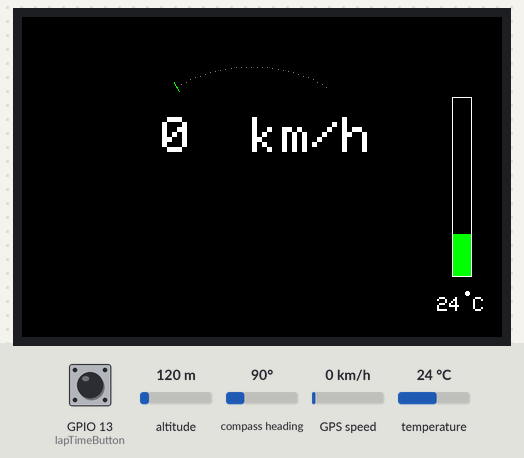
Bench run of a program on a simulated ESP32. On the bench: 480×320 colour display. Inputs (shaded band) come from the test bench; at power-on: GPIO 13 (lapTimeButton) HIGH, GPS speed 0 km/h, altitude 120 m, compass heading 90°, temperature 24 °C. The GPS gets a fix after 3 s at 37.7749, -122.4194 with 8 satellites.

Above: at 2.5 s.
2.6 s: GPIO 13 (lapTimeButton) pulled LOW for 0.15 s
At 6.4 s:
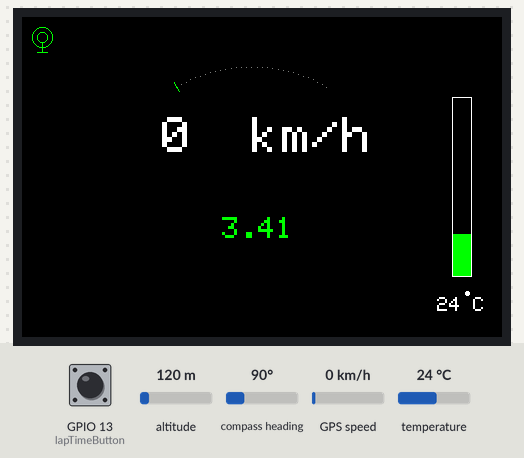
6.5 s: GPIO 13 (lapTimeButton) pulled LOW for 1 s
At 9.8 s:
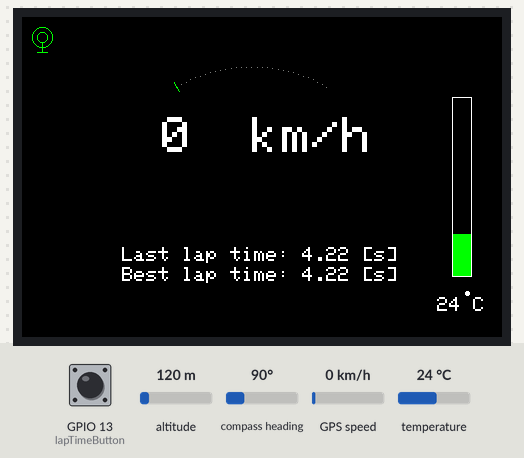
13.2 s: GPS speed set to 2 km/h
At 15.8 s:
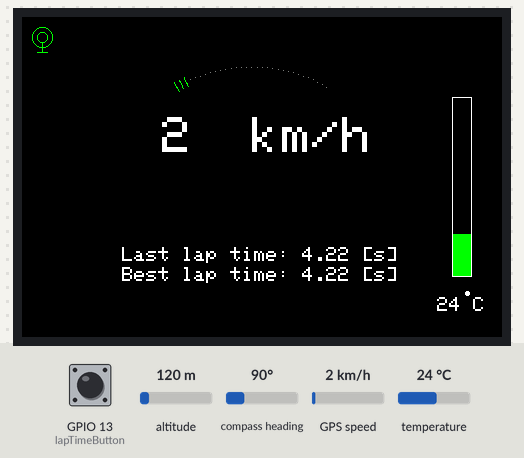
16.5 s: GPIO 13 (lapTimeButton) pulled LOW for 0.15 s
At 17.3 s:
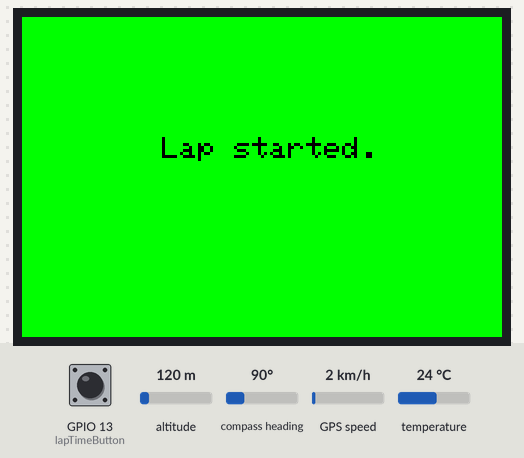
18.2 s: altitude set to 20 m
At 23.05 s:
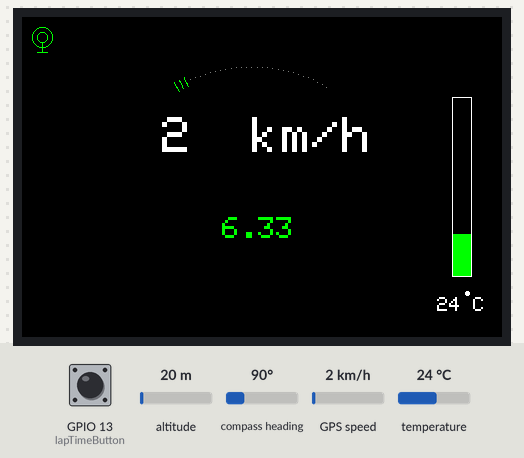
23.9 s: GPIO 13 (lapTimeButton) pulled LOW for 3.2 s
At 27.3 s:
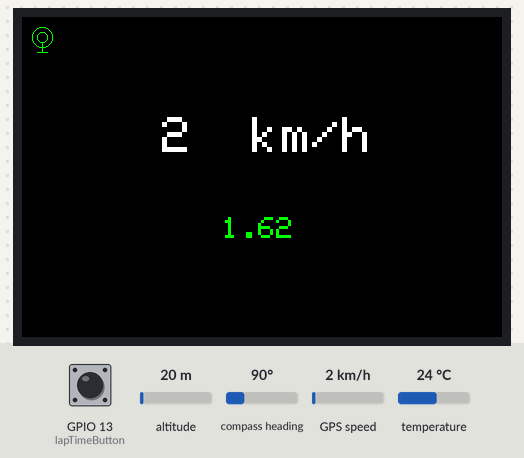
Timing chart, 0 to 28.7 s (numbered marks = the images above; inputs shaded):
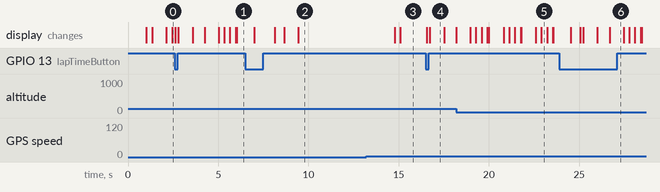

Measured:
- after the input at 2.6 s, the display: first changes at once (image 1 shows a later state)
- after the input at 6.5 s, the display: first changes after 0.50 s (image 2 shows a later state)
- after the input at 13.2 s, the display: first changes after 1.6 s (image 3 shows a later state)
- after the input at 16.5 s, the display: first changes after 0.05 s (image 4 shows a later state)
- after the input at 23.9 s, the display: first changes after 0.63 s (image 6 shows a later state)
- what the display in image 4 shows lasts 0.8 s, from 16.7 s to 17.5 s

The program:

main.cpp
```cpp
#include <Arduino.h>
#include <TFT_eSPI.h>
#include <TinyGPS++.h>
#include <OneWire.h>
#include <DallasTemperature.h>
#include <stdio.h>
#include <string.h>

//pin definition
#define lapTimeButton 13
#define measureVoltage 34
#define oneWireTemp 32

//object definition
TinyGPSPlus gps;
HardwareSerial ss(2);
TFT_eSPI tft = TFT_eSPI();
OneWire oneWire(oneWireTemp);
DallasTemperature sensors(&oneWire);

//variables definition
int startLapTime = 0;
int endLapTime = 0;
int voltageADC = 0;
int percent = 0;
int filteredPercent = 100;
int temp = 0;
float batteryVoltage = 0;
float lapTime = 0;
float bestLap = 111111111;
bool stateOfLap = false;
static unsigned long lastUpdate = 0;

//functions definition
void mainDisplay();
void lapTimeMeasure();
void printAlert(String alert, float time, int x, int y);
int voltageCalculate();
void lapTimeShow();
int getSpeed();
void engineTemp();
void speedHud(int speed);
void gpsIcon();
void voltageShow();

void setup()
{
    pinMode(lapTimeButton, INPUT_PULLUP);
    Serial.begin(9600);
    delay(1000);

    ss.begin(9600, SERIAL_8N1, 16, 17);

    sensors.begin();

    tft.init();
    tft.setRotation(3);
    tft.fillScreen(TFT_BLACK);
    tft.setTextColor(TFT_WHITE, TFT_BLACK);
    tft.setTextSize(2);
}

void loop() {
    int stateOfButton = !digitalRead(lapTimeButton);
    if(stateOfButton == 1){
        lapTimeMeasure();
        delay(500);
    }
    mainDisplay();
}

//main display function
void mainDisplay(){
    if(stateOfLap){
        lapTimeShow();
    }
    tft.setCursor(140, 100);
    tft.setTextSize(5);
    tft.print(getSpeed());
    tft.setCursor(230, 100);
    tft.print("km/h");
    //voltageShow();
    gpsIcon();
    engineTemp();
    speedHud(getSpeed());
}

void lapTimeMeasure(){
    // first press of button starts lap timer
    if(!stateOfLap){
        startLapTime = millis();
        stateOfLap = true;
        printAlert("Lap started.", 0, 140, 120);
    }
    //second press stops lap timer
    else if (stateOfLap)
    {
        endLapTime = millis();
        stateOfLap = false;
        lapTime = endLapTime - startLapTime;
        lapTime /= 1000;
        if(lapTime < bestLap){
            bestLap = lapTime;
            printAlert("New best lap: ", bestLap, 50, 120);
        }
        tft.fillScreen(TFT_BLACK);
        tft.setTextSize(2);
        tft.setTextColor(TFT_WHITE, TFT_BLACK);
        tft.setCursor(100, 230);
        tft.print("Last lap time: ");
        tft.print(lapTime);
        tft.println(" [s]");
        tft.setCursor(100, 250);
        tft.print("Best lap time: ");
        tft.print(bestLap);
        tft.println(" [s]");
    }
}

//screen for alert
void printAlert(String alert, float time, int x, int y){
    tft.setCursor(x, y);
    tft.setTextSize(3);
    tft.fillScreen(TFT_GREEN);
    tft.setTextColor(TFT_BLACK, TFT_GREEN);
    tft.print(alert);
    if(time > 0){
        tft.print(time);
        tft.println(" [s]");
    }
    delay(800);
    tft.setTextSize(2);
    tft.fillScreen(TFT_BLACK);
    tft.setTextColor(TFT_WHITE, TFT_BLACK);
}

//function for calculate SoC (State of Charge)
int voltageCalculate(){
    voltageADC = analogRead(measureVoltage);
    batteryVoltage = 21 * voltageADC * (3.3 / 4095);

    //voltage to SoC convert
    if(batteryVoltage >= 51){
        percent = 85 + (batteryVoltage - 51) * (15 / (54.6 - 51));
    } else if(batteryVoltage >= 45){
        percent = 15 + (batteryVoltage - 45) * (70 / (51 - 45));
    } else if(batteryVoltage >= 42){
        percent = (batteryVoltage - 42) * (15 / (45 - 42));
    } else {
        percent = 0;
    }

    filteredPercent = 0.9 * filteredPercent + 0.1 * percent;

    if(filteredPercent > 100)
        filteredPercent = 100;
    if(filteredPercent < 0)
        percent = 0;

    return filteredPercent;
}

//function which shows SoC
void voltageShow(){
    tft.setCursor(400, 10);
    tft.setTextSize(2);
    tft.print(voltageCalculate());
    tft.print(" %");
}

//function which shows lap time
void lapTimeShow(){
    float liveLapTime = millis() - startLapTime;
    //lap time convert from milliseconds to seconds
    liveLapTime /= 1000;
    tft.setTextColor(TFT_GREEN, TFT_BLACK);
    tft.setCursor(200, 200);
    tft.setTextSize(3);
    tft.print(liveLapTime);
    tft.setTextColor(TFT_WHITE, TFT_BLACK);
}

//function which use GPS signal to get speed in km/h
int getSpeed() {

  while (ss.available() > 0) {
    gps.encode(ss.read());
  }

  if (gps.speed.isValid()) {
    return (int)gps.speed.kmph();
  } else {
      int lastPrint = 0;
      if (millis() - lastPrint >= 100)
      {
          lastPrint = millis();
      }
  }

  return 0;
}

//temperature and bar from DS18B20
void engineTemp() {

    static unsigned long lastTempUpdate = 0;
    static int temp = 0;

    if(millis() - lastTempUpdate >= 1000) {

        sensors.requestTemperatures();
        temp = sensors.getTempCByIndex(0);

        if(temp == DEVICE_DISCONNECTED_C) {
            temp = 0;
        }

        lastTempUpdate = millis();

        //temperature bar settings
        int barX = 430;
        int barY = 80;
        int barWidth = 20;
        int barHeight = 180;

        tft.drawRect(barX, barY, barWidth, barHeight, TFT_WHITE);

        tft.fillRect(barX + 1, barY + 1, barWidth - 2, barHeight - 2, TFT_BLACK);

        if(temp < 0)
            temp = 0;

        if(temp > 100)
            temp = 100;

        int filledHeight = map(temp, 0, 100, 0, barHeight - 2);

        uint16_t color;

        if(temp < 50) {
            color = TFT_GREEN;
        }
        else if(temp < 80) {
            color = TFT_YELLOW;
        }
        else {
            color = TFT_RED;
        }

        tft.fillRect(
            barX + 1,
            barY + barHeight - filledHeight - 1,
            barWidth - 2,
            filledHeight,
            color
        );

        tft.fillRect(400, 280, 80, 25, TFT_BLACK);

        tft.setTextColor(TFT_WHITE, TFT_BLACK);
        tft.setTextSize(2);
        tft.setCursor(415, 280);

        tft.print(temp, 1);
        tft.fillCircle(tft.getCursorX() + 6, tft.getCursorY() - 4, 2, TFT_WHITE);
        tft.print(" C");
    }
}

//speed bar above measure value
void speedHud(int speed) {

    int cx = 230;
    int cy = 200;
    int r  = 150;

    if(speed < 0) speed = 0;
    if(speed > 30) speed = 30;

    //position of hud
    int startAngle = 240;
    int endAngle   = 300;

    tft.fillRect(100, 40, 200, 50, TFT_BLACK);

    for(int i = startAngle; i <= endAngle; i += 2) {

        float angle = i * 3.14159 / 180.0;

        int x = cx + cos(angle) * r;
        int y = cy + sin(angle) * r;

        tft.drawPixel(x, y, TFT_DARKGREY);
    }

    int currentAngle = map(speed, 0, 30, startAngle, endAngle);

    for(int i = startAngle; i <= currentAngle; i += 2) {

    uint16_t color;

    if(speed < 20) color = TFT_GREEN;
    else if(speed < 40) color = TFT_YELLOW;
    else color = TFT_RED;

        //line width
        for(int w = -5; w <= 5; w++) {

            float angle = i * 3.14159 / 180.0;

            int x = cx + cos(angle) * (r + w);
            int y = cy + sin(angle) * (r + w);

            tft.drawPixel(x, y, color);
        }
    }
}

//icon showing GPS connection
void gpsIcon() {

    static bool blinkState = false;
    static unsigned long lastBlink = 0;

    bool gpsFix =
        gps.location.isValid() &&
        gps.satellites.isValid() &&
        gps.satellites.value() >= 4;

    if (!gpsFix) {

        if (millis() - lastBlink > 500) {
            blinkState = !blinkState;
            lastBlink = millis();
        }

        if (!blinkState) {
            tft.fillRect(0, 0, 40, 40, TFT_BLACK);
            return;
        }
    }

    uint16_t color = gpsFix ? TFT_GREEN : TFT_RED;

    tft.fillRect(0, 0, 40, 40, TFT_BLACK);

    tft.drawLine(20, 25, 20, 35, color);

    tft.drawLine(15, 35, 25, 35, color);

    tft.drawCircle(20, 20, 5, color);
    tft.drawCircle(20, 20, 10, color);


}
```
